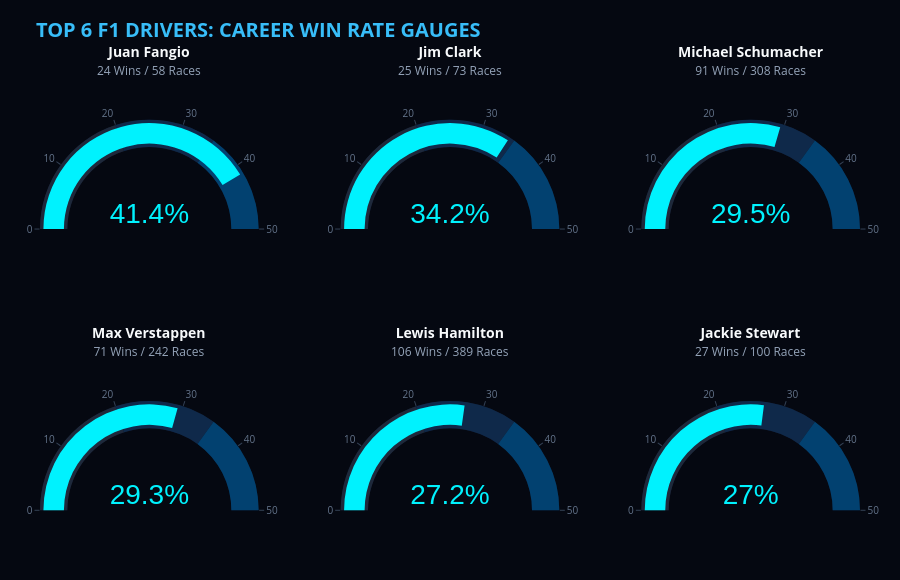

The code cell stored with this chart in its notebook:
### Code cell
import plotly.graph_objects as go
from plotly.subplots import make_subplots

# 1. Filter Top 6 Drivers
top_drivers = win_rate_df[win_rate_df["total_races"] >= 20].head(6)

# 2. Subplot titles me hi Driver Name aur Wins/Races subtitle clean format me daal diya
titles = [
    f"<b>{row['driver_full_name']}</b><br><span style='font-size:12px;color:#94A3B8;'>{int(row['total_wins'])} Wins / {int(row['total_races'])} Races</span>"
    for _, row in top_drivers.iterrows()
]

# Grid setup: vertical_spacing badhayi hai taaki top aur bottom rows me gap rahe
fig = make_subplots(
    rows=2,
    cols=3,
    specs=[[{"type": "indicator"}] * 3] * 2,
    subplot_titles=titles,
    vertical_spacing=0.25,
    horizontal_spacing=0.1,
)

positions = [(1, 1), (1, 2), (1, 3), (2, 1), (2, 2), (2, 3)]

# 3. Add Gauge Indicators
for idx, (_, row) in enumerate(top_drivers.iterrows()):
    r, c = positions[idx]
    fig.add_trace(
        go.Indicator(
            mode="gauge+number",
            value=row["win_rate"],
            number={
                "suffix": "%",
                "font": {"color": "#00F2FE", "size": 28, "family": "Arial"},
            },
            # Indicator Title 'None' kar diya taaki Subplot Title ke sath overlap na ho
            title=None,
            gauge={
                "axis": {
                    "range": [0, 50],
                    "tickwidth": 1,
                    "tickcolor": "#334155",
                    "tickfont": {"size": 10, "color": "#64748B"},
                },
                "bar": {"color": "#00F2FE", "thickness": 0.75},
                "bgcolor": "#0F172A",
                "borderwidth": 0,
                "steps": [
                    {"range": [0, 20], "color": "#1E293B"},
                    {"range": [20, 35], "color": "#0F294A"},
                    {"range": [35, 50], "color": "#024170"},
                ],
            },
        ),
        row=r,
        col=c,
    )

# 4. Final Layout Adjustments
fig.update_layout(
    template="plotly_dark",
    paper_bgcolor="#050811",
    plot_bgcolor="#050811",
    title=dict(
        text="<b>TOP 6 F1 DRIVERS: CAREER WIN RATE GAUGES</b>",
        font=dict(size=20, color="#38BDF8"),
        x=0.04,
        y=0.96,
    ),
    height=580,
    margin=dict(l=40, r=40, t=90, b=40),
)

# Subplot titles ki styling adjustment (Overlapping Fix)
for annotation in fig["layout"]["annotations"]:
    annotation["font"] = dict(color="#F8FAFC", size=14)
    annotation["y"] = annotation["y"] + 0.02  # Text ko thoda upar shift kiya

fig.show()

### Figure 1 — Plotly figure (JSON) as saved in the notebook; plotly's stock layout.template omitted (floating-point values rounded to 4 significant figures)
{"data": [{"domain": {"x": [0, 0.2667], "y": [0.625, 1]}, "gauge": {"axis": {"range": [0, 50], "tickcolor": "#334155", "tickfont": {"color": "#64748B", "size": 10}, "tickwidth": 1}, "bar": {"color": "#00F2FE", "thickness": 0.75}, "bgcolor": "#0F172A", "borderwidth": 0, "steps": [{"color": "#1E293B", "range": [0, 20]}, {"color": "#0F294A", "range": [20, 35]}, {"color": "#024170", "range": [35, 50]}]}, "mode": "gauge+number", "number": {"font": {"color": "#00F2FE", "family": "Arial", "size": 28}, "suffix": "%"}, "type": "indicator", "value": 41.4}, {"domain": {"x": [0.3667, 0.6333], "y": [0.625, 1]}, "gauge": {"axis": {"range": [0, 50], "tickcolor": "#334155", "tickfont": {"color": "#64748B", "size": 10}, "tickwidth": 1}, "bar": {"color": "#00F2FE", "thickness": 0.75}, "bgcolor": "#0F172A", "borderwidth": 0, "steps": [{"color": "#1E293B", "range": [0, 20]}, {"color": "#0F294A", "range": [20, 35]}, {"color": "#024170", "range": [35, 50]}]}, "mode": "gauge+number", "number": {"font": {"color": "#00F2FE", "family": "Arial", "size": 28}, "suffix": "%"}, "type": "indicator", "value": 34.2}, {"domain": {"x": [0.7333, 1], "y": [0.625, 1]}, "gauge": {"axis": {"range": [0, 50], "tickcolor": "#334155", "tickfont": {"color": "#64748B", "size": 10}, "tickwidth": 1}, "bar": {"color": "#00F2FE", "thickness": 0.75}, "bgcolor": "#0F172A", "borderwidth": 0, "steps": [{"color": "#1E293B", "range": [0, 20]}, {"color": "#0F294A", "range": [20, 35]}, {"color": "#024170", "range": [35, 50]}]}, "mode": "gauge+number", "number": {"font": {"color": "#00F2FE", "family": "Arial", "size": 28}, "suffix": "%"}, "type": "indicator", "value": 29.5}, {"domain": {"x": [0, 0.2667], "y": [0, 0.375]}, "gauge": {"axis": {"range": [0, 50], "tickcolor": "#334155", "tickfont": {"color": "#64748B", "size": 10}, "tickwidth": 1}, "bar": {"color": "#00F2FE", "thickness": 0.75}, "bgcolor": "#0F172A", "borderwidth": 0, "steps": [{"color": "#1E293B", "range": [0, 20]}, {"color": "#0F294A", "range": [20, 35]}, {"color": "#024170", "range": [35, 50]}]}, "mode": "gauge+number", "number": {"font": {"color": "#00F2FE", "family": "Arial", "size": 28}, "suffix": "%"}, "type": "indicator", "value": 29.3}, {"domain": {"x": [0.3667, 0.6333], "y": [0, 0.375]}, "gauge": {"axis": {"range": [0, 50], "tickcolor": "#334155", "tickfont": {"color": "#64748B", "size": 10}, "tickwidth": 1}, "bar": {"color": "#00F2FE", "thickness": 0.75}, "bgcolor": "#0F172A", "borderwidth": 0, "steps": [{"color": "#1E293B", "range": [0, 20]}, {"color": "#0F294A", "range": [20, 35]}, {"color": "#024170", "range": [35, 50]}]}, "mode": "gauge+number", "number": {"font": {"color": "#00F2FE", "family": "Arial", "size": 28}, "suffix": "%"}, "type": "indicator", "value": 27.2}, {"domain": {"x": [0.7333, 1], "y": [0, 0.375]}, "gauge": {"axis": {"range": [0, 50], "tickcolor": "#334155", "tickfont": {"color": "#64748B", "size": 10}, "tickwidth": 1}, "bar": {"color": "#00F2FE", "thickness": 0.75}, "bgcolor": "#0F172A", "borderwidth": 0, "steps": [{"color": "#1E293B", "range": [0, 20]}, {"color": "#0F294A", "range": [20, 35]}, {"color": "#024170", "range": [35, 50]}]}, "mode": "gauge+number", "number": {"font": {"color": "#00F2FE", "family": "Arial", "size": 28}, "suffix": "%"}, "type": "indicator", "value": 27}], "layout": {"annotations": [{"font": {"color": "#F8FAFC", "size": 14}, "showarrow": false, "text": "<b>Juan Fangio</b><br><span style='font-size:12px;color:#94A3B8;'>24 Wins / 58 Races</span>", "x": 0.1333, "xanchor": "center", "xref": "paper", "y": 1.02, "yanchor": "bottom", "yref": "paper"}, {"font": {"color": "#F8FAFC", "size": 14}, "showarrow": false, "text": "<b>Jim Clark</b><br><span style='font-size:12px;color:#94A3B8;'>25 Wins / 73 Races</span>", "x": 0.5, "xanchor": "center", "xref": "paper", "y": 1.02, "yanchor": "bottom", "yref": "paper"}, {"font": {"color": "#F8FAFC", "size": 14}, "showarrow": false, "text": "<b>Michael Schumacher</b><br><span style='font-size:12px;color:#94A3B8;'>91 Wins / 308 Races</span>", "x": 0.8667, "xanchor": "center", "xref": "paper", "y": 1.02, "yanchor": "bottom", "yref": "paper"}, {"font": {"color": "#F8FAFC", "size": 14}, "showarrow": false, "text": "<b>Max Verstappen</b><br><span style='font-size:12px;color:#94A3B8;'>71 Wins / 242 Races</span>", "x": 0.1333, "xanchor": "center", "xref": "paper", "y": 0.395, "yanchor": "bottom", "yref": "paper"}, {"font": {"color": "#F8FAFC", "size": 14}, "showarrow": false, "text": "<b>Lewis Hamilton</b><br><span style='font-size:12px;color:#94A3B8;'>106 Wins / 389 Races</span>", "x": 0.5, "xanchor": "center", "xref": "paper", "y": 0.395, "yanchor": "bottom", "yref": "paper"}, {"font": {"color": "#F8FAFC", "size": 14}, "showarrow": false, "text": "<b>Jackie Stewart</b><br><span style='font-size:12px;color:#94A3B8;'>27 Wins / 100 Races</span>", "x": 0.8667, "xanchor": "center", "xref": "paper", "y": 0.395, "yanchor": "bottom", "yref": "paper"}], "height": 580, "margin": {"b": 40, "l": 40, "r": 40, "t": 90}, "paper_bgcolor": "#050811", "plot_bgcolor": "#050811", "title": {"font": {"color": "#38BDF8", "size": 20}, "text": "<b>TOP 6 F1 DRIVERS: CAREER WIN RATE GAUGES</b>", "x": 0.04, "y": 0.96}}}
